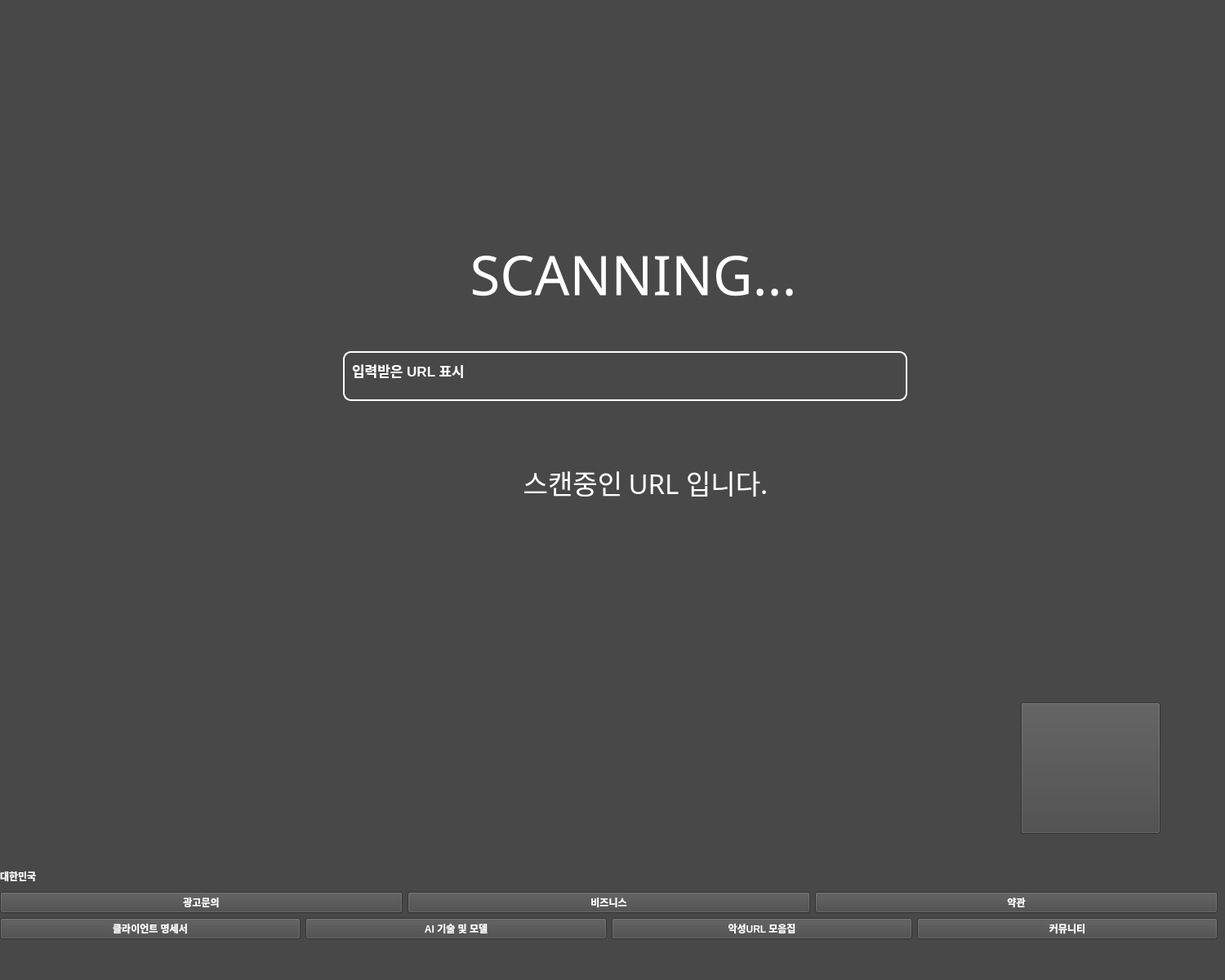
<?xml version="1.0" encoding="UTF-8"?>
<ui version="4.0">
 <class>MainWindow</class>
 <widget class="QMainWindow" name="MainWindow">
  <property name="geometry">
   <rect>
    <x>0</x>
    <y>0</y>
    <width>1500</width>
    <height>1200</height>
   </rect>
  </property>
  <property name="windowTitle">
   <string>SCANNING</string>
  </property>
  <property name="windowIcon">
   <iconset>
    <normaloff>해골.jpg</normaloff>해골.jpg</iconset>
  </property>
  <property name="styleSheet">
   <string notr="true">background-color: rgb(72, 72, 72);</string>
  </property>
  <widget class="QWidget" name="centralwidget">
   <widget class="QLabel" name="label">
    <property name="geometry">
     <rect>
      <x>480</x>
      <y>260</y>
      <width>591</width>
      <height>151</height>
     </rect>
    </property>
    <property name="font">
     <font>
      <family>Javanese Text</family>
      <pointsize>50</pointsize>
      <weight>50</weight>
      <bold>false</bold>
     </font>
    </property>
    <property name="styleSheet">
     <string notr="true">color: rgb(255, 0, 0);
color: rgb(255, 255, 255);</string>
    </property>
    <property name="text">
     <string>SCANNING...</string>
    </property>
    <property name="alignment">
     <set>Qt::AlignCenter</set>
    </property>
   </widget>
   <widget class="QPlainTextEdit" name="plainTextEdit">
    <property name="geometry">
     <rect>
      <x>420</x>
      <y>430</y>
      <width>691</width>
      <height>61</height>
     </rect>
    </property>
    <property name="font">
     <font>
      <pointsize>13</pointsize>
      <weight>75</weight>
      <bold>true</bold>
     </font>
    </property>
    <property name="styleSheet">
     <string notr="true">color: rgb(255, 255, 255);
border: 2px solid white;
border-radius: 10px;     
padding: 5px;</string>
    </property>
    <property name="plainText">
     <string>입력받은 URL 표시</string>
    </property>
    <property name="placeholderText">
     <string>입력받은 URL 표시</string>
    </property>
   </widget>
   <widget class="QLabel" name="label_2">
    <property name="geometry">
     <rect>
      <x>530</x>
      <y>520</y>
      <width>521</width>
      <height>141</height>
     </rect>
    </property>
    <property name="font">
     <font>
      <family>Javanese Text</family>
      <pointsize>25</pointsize>
      <weight>50</weight>
      <bold>false</bold>
     </font>
    </property>
    <property name="layoutDirection">
     <enum>Qt::LeftToRight</enum>
    </property>
    <property name="styleSheet">
     <string notr="true">color: rgb(255, 255, 255);</string>
    </property>
    <property name="text">
     <string>스캔중인 URL 입니다.</string>
    </property>
    <property name="alignment">
     <set>Qt::AlignCenter</set>
    </property>
   </widget>
   <widget class="QWidget" name="verticalLayoutWidget">
    <property name="geometry">
     <rect>
      <x>0</x>
      <y>1060</y>
      <width>1491</width>
      <height>90</height>
     </rect>
    </property>
    <layout class="QVBoxLayout" name="verticalLayout">
     <item>
      <widget class="QLabel" name="label_5">
       <property name="font">
        <font>
         <weight>75</weight>
         <bold>true</bold>
         <underline>false</underline>
        </font>
       </property>
       <property name="styleSheet">
        <string notr="true">color: rgb(255, 255, 255);</string>
       </property>
       <property name="text">
        <string>대한민국</string>
       </property>
      </widget>
     </item>
     <item>
      <layout class="QHBoxLayout" name="horizontalLayout_2">
       <item>
        <widget class="QPushButton" name="pushButton_8">
         <property name="font">
          <font>
           <weight>75</weight>
           <bold>true</bold>
          </font>
         </property>
         <property name="styleSheet">
          <string notr="true">color: rgb(255, 255, 255);</string>
         </property>
         <property name="text">
          <string>광고문의</string>
         </property>
        </widget>
       </item>
       <item>
        <widget class="QPushButton" name="pushButton_7">
         <property name="font">
          <font>
           <weight>75</weight>
           <bold>true</bold>
          </font>
         </property>
         <property name="styleSheet">
          <string notr="true">color: rgb(255, 255, 255);</string>
         </property>
         <property name="text">
          <string>비즈니스</string>
         </property>
        </widget>
       </item>
       <item>
        <widget class="QPushButton" name="pushButton_5">
         <property name="font">
          <font>
           <weight>75</weight>
           <bold>true</bold>
          </font>
         </property>
         <property name="styleSheet">
          <string notr="true">color: rgb(255, 255, 255);</string>
         </property>
         <property name="text">
          <string>약관</string>
         </property>
        </widget>
       </item>
      </layout>
     </item>
     <item>
      <layout class="QHBoxLayout" name="horizontalLayout">
       <item>
        <widget class="QPushButton" name="pushButton_4">
         <property name="font">
          <font>
           <weight>75</weight>
           <bold>true</bold>
          </font>
         </property>
         <property name="styleSheet">
          <string notr="true">color: rgb(255, 255, 255);</string>
         </property>
         <property name="text">
          <string>클라이언트 명세서</string>
         </property>
        </widget>
       </item>
       <item>
        <widget class="QPushButton" name="pushButton_3">
         <property name="font">
          <font>
           <weight>75</weight>
           <bold>true</bold>
          </font>
         </property>
         <property name="styleSheet">
          <string notr="true">color: rgb(255, 255, 255);</string>
         </property>
         <property name="text">
          <string>AI 기술 및 모델</string>
         </property>
        </widget>
       </item>
       <item>
        <widget class="QPushButton" name="pushButton_2">
         <property name="font">
          <font>
           <weight>75</weight>
           <bold>true</bold>
          </font>
         </property>
         <property name="styleSheet">
          <string notr="true">color: rgb(255, 255, 255);</string>
         </property>
         <property name="text">
          <string>악성URL 모음집</string>
         </property>
        </widget>
       </item>
       <item>
        <widget class="QPushButton" name="pushButton">
         <property name="font">
          <font>
           <weight>75</weight>
           <bold>true</bold>
          </font>
         </property>
         <property name="styleSheet">
          <string notr="true">color: rgb(255, 255, 255);</string>
         </property>
         <property name="text">
          <string>커뮤니티</string>
         </property>
        </widget>
       </item>
      </layout>
     </item>
    </layout>
   </widget>
   <widget class="QPushButton" name="pushButton_6">
    <property name="geometry">
     <rect>
      <x>1250</x>
      <y>860</y>
      <width>171</width>
      <height>161</height>
     </rect>
    </property>
    <property name="text">
     <string/>
    </property>
    <property name="icon">
     <iconset>
      <normaloff>home.png</normaloff>home.png</iconset>
    </property>
    <property name="iconSize">
     <size>
      <width>150</width>
      <height>150</height>
     </size>
    </property>
   </widget>
  </widget>
  <widget class="QMenuBar" name="menubar">
   <property name="geometry">
    <rect>
     <x>0</x>
     <y>0</y>
     <width>1500</width>
     <height>22</height>
    </rect>
   </property>
  </widget>
  <widget class="QStatusBar" name="statusbar"/>
 </widget>
 <resources/>
 <connections/>
</ui>
